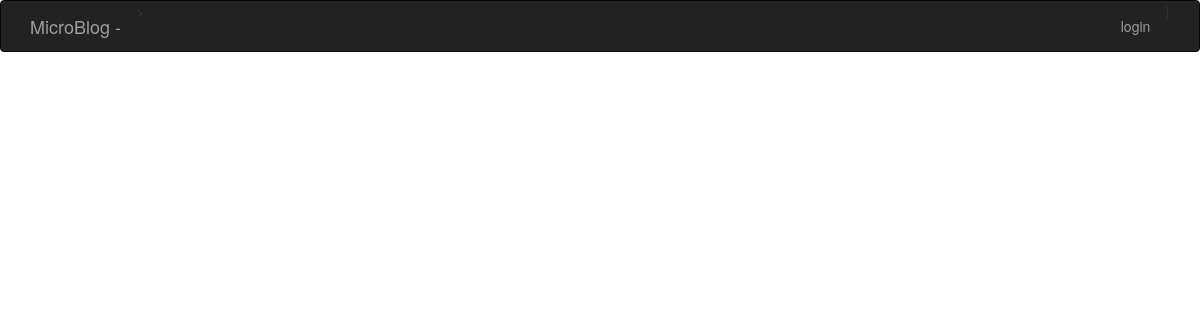
Before: / with the older database file.
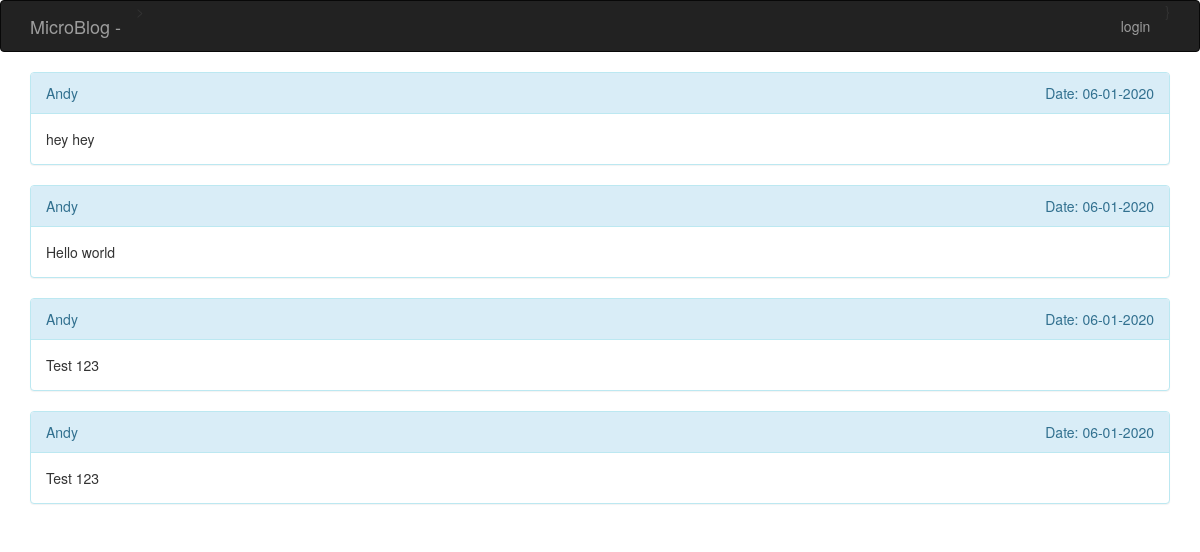
After: the same page with the newer database file.
### app/models/Post.py (models this page shows, shortened)
class Post(db.Model):
    __tablename__ = 'posts'
    id = db.Column(db.Integer, primary_key=True)
    body = db.Column(db.String(140))
    timestamp = db.Column(db.DateTime, index=True, default=datetime.utcnow)
    user_id = db.Column(db.Integer, db.ForeignKey(User.id))

### app/models/User.py (models this page shows, shortened)
class User(UserMixin, db.Model):
    __tablename__ = 'users'
    id = db.Column(db.Integer, primary_key=True)
    user_name = db.Column(db.String(32), index=True, unique=True)
    about_me = db.Column(db.Text())
    member_since = db.Column(db.DateTime(), default=datetime.utcnow)
    email = db.Column(db.String(120), index=True, unique=True)
    password_hash = db.Column(db.String(128))
    confirmed = db.Column(db.Boolean, default=False)
    posts = db.relationship('Post', backref='author', lazy='dynamic')

### app/routes/main.py (the view)
@main.route('/')
def index():
    posts = Post.query.order_by(Post.timestamp.desc()).all()
    return render_template('index.html', posts=posts)

### app/routes/auth.py (called while the page is built)
@auth.before_app_request
def before_request():
    if current_user.is_authenticated \
            and not current_user.confirmed \
            and request.blueprint != 'auth' \
            and request.endpoint != 'static':
        return redirect(url_for('auth.unconfirmed'))

### app/utils/filters.py (called while the page is built)
@filters.app_template_filter()
def pretty_date(value):
    return value.strftime("%m-%d-%Y")

### app/templates/index.html (shortened to what this page needs)
{% extends "base.html" %}
{% block page_content %}
    {% for post in posts %}
        {% include 'widgets/post.html' %}
    {% endfor %}
{% endblock %}

### app/templates/base.html (shortened to what this page needs)
{% extends "bootstrap/base.html" %}
{% block head %}
{{ super() }}
{% endblock %}
{% block navbar %}
<div class="navbar navbar-inverse" role="navigation">
    <div class="container">
        <div class="navbar-header">
            <a class="navbar-brand" href="{{ url_for('main.index') }}">MicroBlog - {{ current_user.user_name }}</a>
        </div>
        <div class="navbar-collapse collapse">
            <ul class="nav navbar-nav navbar-right">
                {% if current_user.is_authenticated %}
                    <li><a href="{{ url_for('main.user', username=current_user.user_name) }}">Add post</a></li>
                    <li><a href="{{ url_for('auth.logout') }}">Log Out</a></li>
                {% else %}
                    <li><a href="{{ url_for('auth.login') }}">login</a></li>
                {% endif %}}
            </ul>>
        </div>
    </div>
</div>
{% endblock %}
{% block content %}
<div class="container">
    {% block page_content %}{% endblock %}
</div>
{% endblock %}

### app/templates/widgets/post.html
<div class="panel panel-info">
    {% if profile_page %}
        <div class="panel-heading">ID: {{ post.id }} <span class="pull-right">{{ post.timestamp | pretty_date }}</span></div>
    {% else %}
        <div class="panel-heading">{{ post.author.user_name }}<span class="pull-right">Date: {{ post.timestamp | pretty_date }}</span></div>
    {% endif %}
    <div class="panel-body">
        {{ post.body }}
    </div>
</div>

Changed rows visible on the page:
added Post: author.user_name "Andy", timestamp|pretty_date "06-01-2020", body "hey hey"
added Post: author.user_name "Andy", timestamp|pretty_date "06-01-2020", body "Hello world"
added Post: author.user_name "Andy", timestamp|pretty_date "06-01-2020", body "Test 123"
added Post: author.user_name "Andy", timestamp|pretty_date "06-01-2020", body "Test 123"
